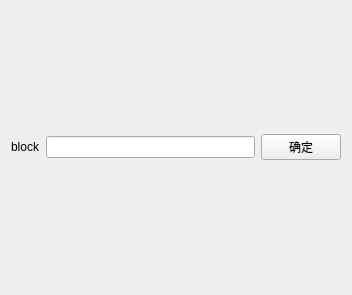
<?xml version="1.0" encoding="UTF-8"?>
<ui version="4.0">
 <class>setting</class>
 <widget class="QWidget" name="setting">
  <property name="geometry">
   <rect>
    <x>0</x>
    <y>0</y>
    <width>352</width>
    <height>295</height>
   </rect>
  </property>
  <property name="windowTitle">
   <string>Form</string>
  </property>
  <layout class="QGridLayout" name="gridLayout">
   <item row="0" column="0">
    <layout class="QVBoxLayout" name="verticalLayout">
     <item>
      <layout class="QHBoxLayout" name="horizontalLayout">
       <item>
        <widget class="QLabel" name="label">
         <property name="text">
          <string>block</string>
         </property>
        </widget>
       </item>
       <item>
        <widget class="QLineEdit" name="lineEdit"/>
       </item>
       <item>
        <widget class="QPushButton" name="pushButton">
         <property name="text">
          <string>确定</string>
         </property>
        </widget>
       </item>
      </layout>
     </item>
    </layout>
   </item>
  </layout>
 </widget>
 <resources/>
 <connections/>
</ui>
